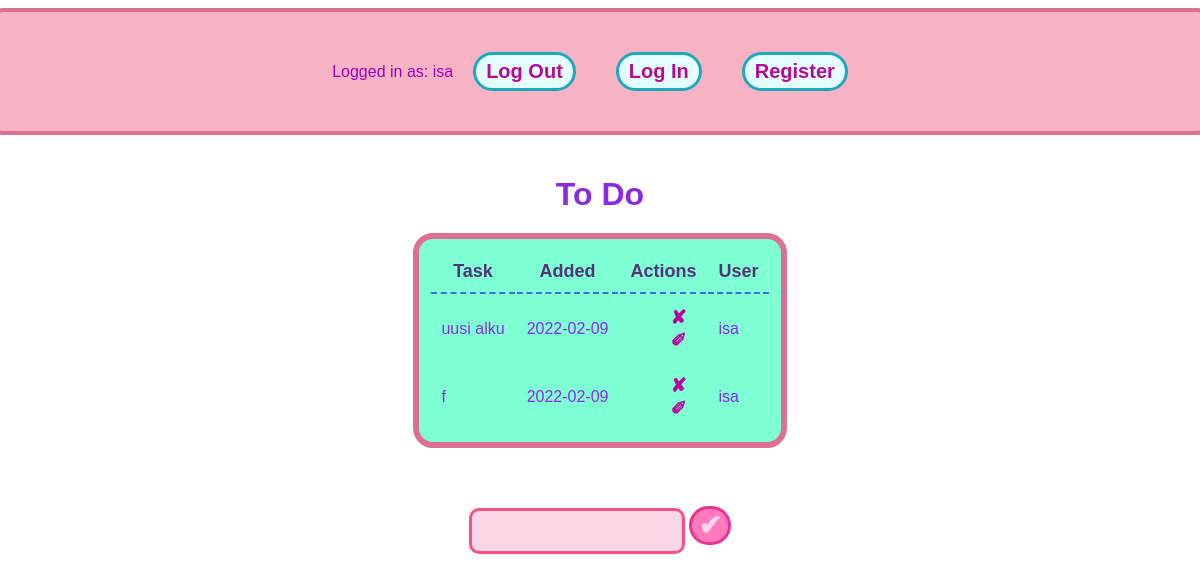
Page / (signed in) on the earlier database version.
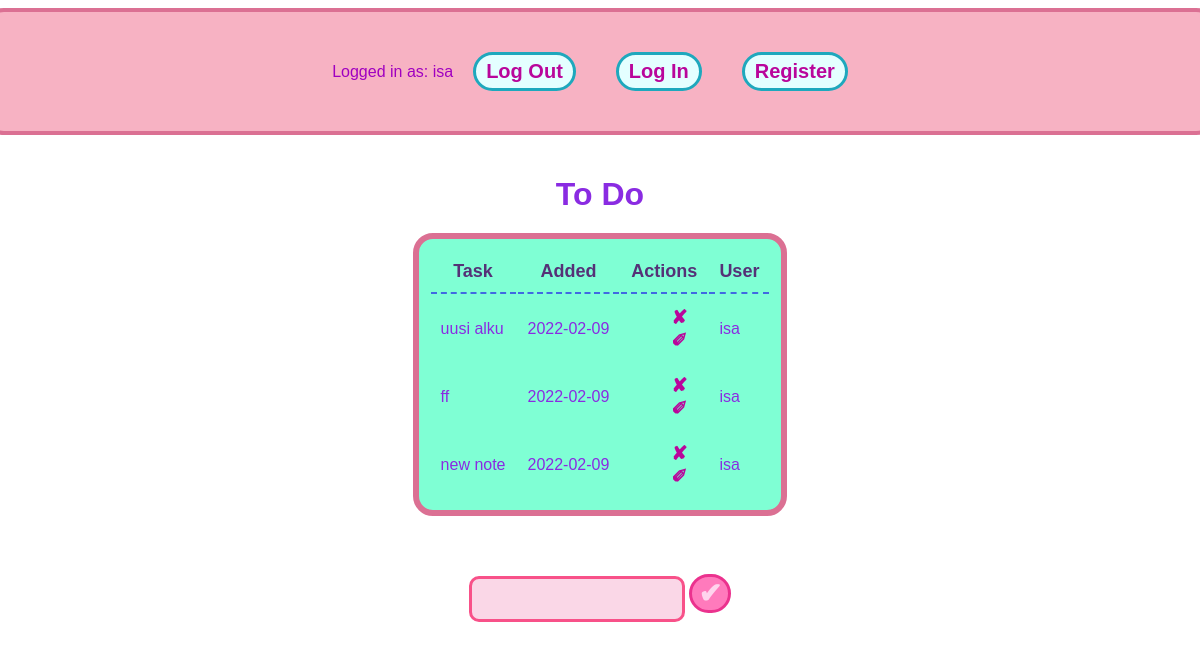
Same page on the later database version.
### app.py (models this page shows, shortened)
class User(db.Model, UserMixin):
    id = db.Column(db.Integer, primary_key=True)
    username = db.Column(db.String(20), nullable=False, unique=True)
    password = db.Column(db.String(80), nullable=False)

class Todo(db.Model):
    id = db.Column(db.Integer, primary_key=True)
    content = db.Column(db.String(200), nullable=False)
    date_created = db.Column(db.DateTime, default=datetime.utcnow)

### app.py (the view)
@app.route('/', methods=['POST', 'GET'])
@login_required
def index():
    if request.method == 'POST':
        task_content = request.form['content']
        new_task = Todo(content=task_content)
        try:
            db.session.add(new_task)
            db.session.commit()
            return redirect('/')
        except:
            return 'there was a problem'
    else:
        tasks = Todo.query.order_by(Todo.date_created).all()
        return render_template('index.html', tasks=tasks)

### app.py (called while the page is built)
@login_manager.user_loader
def load_user(user_id):
    return User.query.get(user_id)

### templates/index.html (shortened to what this page needs)
{% extends 'base.html' %}
{% block body %}
<div class="page">
    <div class="header">
        <p>Logged in as: {{current_user.username}}</p>
        <button class="headbutt">
            <a href="{{url_for('logout')}}">Log Out</a>
        </button>
        <button class="headbutt">
            <a href="{{ url_for('login')}}">Log In</a>
        </button>
        <button class="headbutt">
            <a href="{{ url_for('register')}}">Register</a>
        </button>
    </div>
    <div class="content">
        <h1>To Do</h1>
        {% if tasks|length < 1 %}
        <h4>*crickets*</h4>
        {% else %}
        <table>
            <tr>
                <th>Task</th>
                <th>Added</th>
                <th>Actions</th>
                <th>User</th>
            </tr>
            {% for task in tasks %}
                <tr>
                    <td>{{ task.content }}</td>
                    <td>{{ task.date_created.date() }}</td>
                    <td class="buttons">
                        <a href="/delete/{{task.id}}">&#10008;</a>
                        <br>
                        <a href="/update/{{task.id}}">&#10000;</a>
                    </td>
                    <td>{{current_user.username}}</td>
                </tr>
            {% endfor %}
        </table>
        {% endif %}
        <br>
        <div class="form">
            <form action="/"method="POST">
                <input type="text" name="content" id="content">
                <input id="submit" type="submit" value="&#10004;">
            </form>
        </div>
</div>
</div>
{% endblock %}

### templates/base.html (shortened to what this page needs)
<!DOCTYPE html>
<html lang="en">
<head>
    <link rel="stylesheet" href="{{ url_for('static', filename='css/main.css') }}">
</head>
<body>
    {% block body %}{% endblock %}
</body>
</html>

### static/css/main.css (style rules this page uses)
.page { margin-top: 0; display: flex; flex-direction: column; align-items: center; justify-items: center; }
.content { margin-top: 0; font-family: 'Trebuchet MS', 'Lucida Sans Unicode', 'Lucida Grande', 'Lucida Sans', Arial, sans-serif; color: blueviolet; display: flex; align-items: center; justify-content: center; flex-direction: column; padding: 20px; }
.header { display: flex; flex-direction: row; align-items: center; justify-content: center; border: 4px solid palevioletred; border-radius: 20px; padding: 20px; background-color: rgb(247, 178, 195); width: 100%; margin-top: 0; font-family: 'Trebuchet MS', 'Lucida Sans Unicode', 'Lucida Grande', 'Lucida Sans', Arial, sans-serif; }
.headbutt { align-self: flex-start; margin: 20px; font-size: 20px; font-weight: bold; border-radius: 60px; padding: 0 20fr; color: blueviolet; text-align: center; border: 3px solid rgb(30, 168, 189); background-color: rgb(228, 255, 255); padding: 5px 10px; }
p { color: rgb(160, 0, 192); font-family: 'Trebuchet MS', 'Lucida Sans Unicode', 'Lucida Grande', 'Lucida Sans', Arial, sans-serif; }
h1 { margin-bottom: 0; }
table { padding: 10px; background-color: aquamarine; border: 6px solid palevioletred; border-radius: 20px; max-width: 1.5fr; margin: 20px; }
th { font-size: large; padding: 10px; border-bottom: 2px dashed royalblue; color: rgb(85, 49, 119); }
tr { padding: auto; border-bottom: 1px solid royalblue; }
td { padding: 10px; }
.buttons { font-size: larger; font-weight: bold; padding-right: 20px; float: right; }
.form { display: flex; flex-direction: row; margin: 10px; }
input[type=button], input[type=submit] { padding: 0 6px; border-radius: 60px; font-size: 28px; font-weight: bolder; background-color: rgb(255, 122, 188); border: 3px solid rgb(235, 50, 142); color: rgb(255, 212, 237); margin-top: 10px; }
input[name=content] { border: 3px solid rgb(248, 81, 137); border-radius: 10px; height: 30px; max-width: 300px; min-width: 200px; text-decoration: none; margin: auto; padding: 5px; background-color: rgb(250, 215, 231); }
a { text-decoration: none; color: rgb(185, 6, 155); }

Differences in the rows shown:
changed Todo (number 2 of 3 on the later page): content "f" → "ff"
added Todo: content "new note", date_created "2022-02-09", {{ current_user.username }} "isa"
